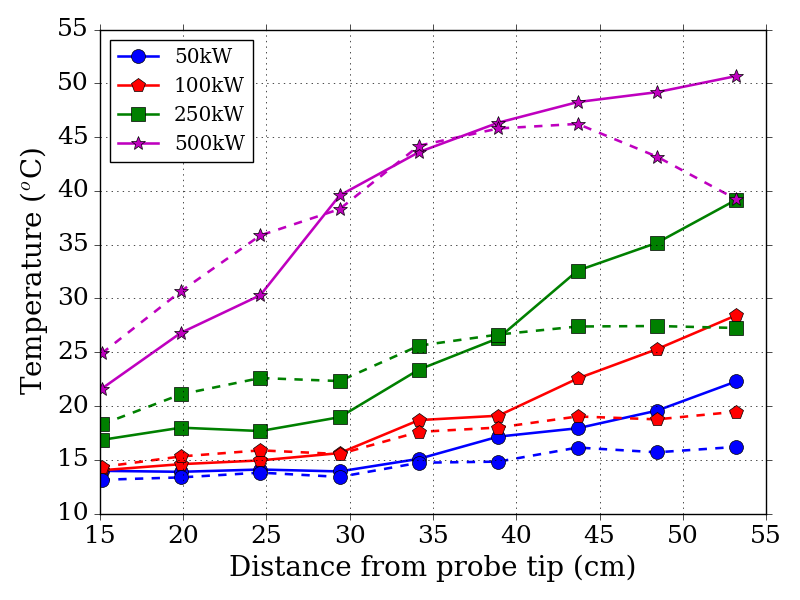

Here is the Python script that generated this plot:
from nice_plot import *
from configglue.inischema.attributed import marker

# use the processed temperature to save time
fiber = np.loadtxt('rtd.txt')

# continuous the time grids
time = np.loadtxt('FiberTime.csv')
t = np.zeros(len(time))
t[0] = time[0]
delta = 0.0
for i in range(1, len(time)) :
    if time[i] < time[i-1] :
        delta = t[i-1]
    t[i] = time[i] + delta
time = t
# change second to minute
time_min = time / 60.


"""calculate temperature average over steady-state time of a power level
to compare with the RTD measurement. To evaluate the gamma heating effects"""

# select steady-state time index based on time plot
p1s = np.searchsorted(time_min, 12.12)
p1e = np.searchsorted(time_min, 18.)
p2s = np.searchsorted(time_min, 22.8)
p2e = np.searchsorted(time_min, 30.0)
p3s = np.searchsorted(time_min, 33.7)
p3e = np.searchsorted(time_min, 39.4)
p4s = np.searchsorted(time_min, 42.2)
p4e = np.searchsorted(time_min, 48.9)

# axial averaged temperature over time of the 9 RTDs 
axial_fiber = [] # (rtd, power_level)
for i in range(len(fiber[0])):
    artd = fiber[:, i]
    ave_p1 = np.average(artd[p1s : p1e])
    ave_p2 = np.average(artd[p2s : p2e]) 
    ave_p3 = np.average(artd[p3s : p3e])
    ave_p4 = np.average(artd[p4s : p4e])
    axial_fiber.append([ave_p1, ave_p2, ave_p3, ave_p4])
axial_fiber = np.array(axial_fiber)

# -----------------------------------------------------------------------------
# RTD-measured temperature
# -----------------------------------------------------------------------------
rtd_dir = '/home/kevin/workspace/triga_core_temperature/rtd/calibration/summary'
rtd_temp = rtd_dir + '/inCore_rtd_temp.txt'
rtd_time = rtd_dir + '/inCore_time.txt'
rtd_temp = np.loadtxt(rtd_temp)
rtd_time = np.loadtxt(rtd_time)
rtd_time_min = rtd_time / 60.

# steady-state time index
p1s = np.searchsorted(rtd_time_min, 11.54)
p1e = np.searchsorted(rtd_time_min, 17.3)
p2s = np.searchsorted(rtd_time_min, 22.9)
p2e = np.searchsorted(rtd_time_min, 29.8)
p3s = np.searchsorted(rtd_time_min, 33.9)
p3e = np.searchsorted(rtd_time_min, 38.5)
p4s = np.searchsorted(rtd_time_min, 42.7)
p4e = np.searchsorted(rtd_time_min, 48.3)

# axial temperature from RTD measurement
axial_rtd = []
for i in range(len(rtd_temp[0])):
    artd = rtd_temp[:, i]
    p1 = np.average(artd[p1s : p1e])
    p2 = np.average(artd[p2s : p2e])
    p3 = np.average(artd[p3s : p3e])
    p4 = np.average(artd[p4s : p4e])
    axial_rtd.append([p1, p2, p3, p4])
axial_rtd = np.array(axial_rtd)


# RTD locations in the probe
length = 1.2
start = 14.51 + length * 0.5
space = 4.7625
distance = []
for i in range(9):
    d = start + i * space 
    distance.append(d)
    
power = ['50kW', '100kW', '250kW', '500kW']
colors = ['b', 'r', 'g', 'm']
marks = ['o', 'p', 's', '*']

plt.figure()
# fiber temperature
for i in range(len(power)):
    plt.plot(distance, axial_fiber[:, i], color = colors[i], ls = '-',
             marker = marks[i], label = power[i])
# RTD temperature
for i in range(len(power)):
    plt.plot(distance, axial_rtd[:, i], color = colors[i], ls = '--',
             marker = marks[i])
plt.xlabel('Distance from probe tip (cm)')
plt.ylabel('Temperature ($^o$C)')
plt.grid()
plt.legend(loc = 0)
plt.savefig('fiber_vs_rtd.png')





















